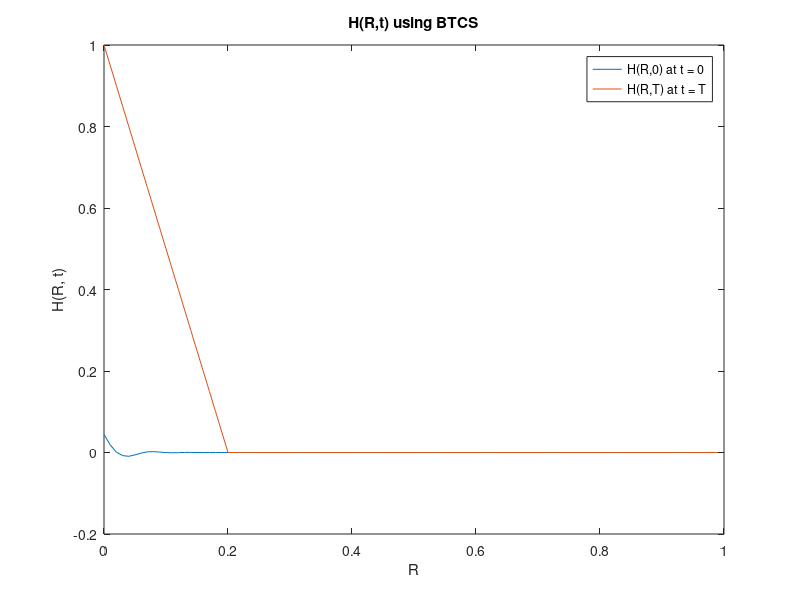
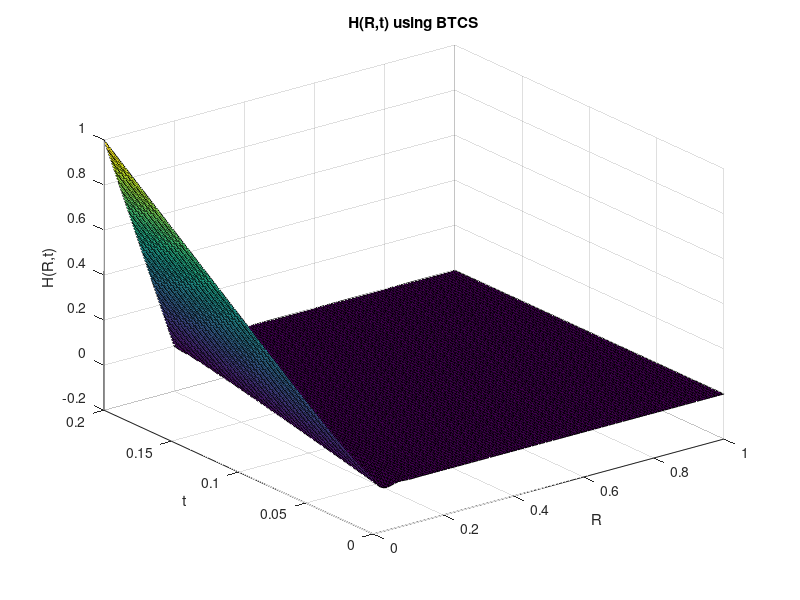
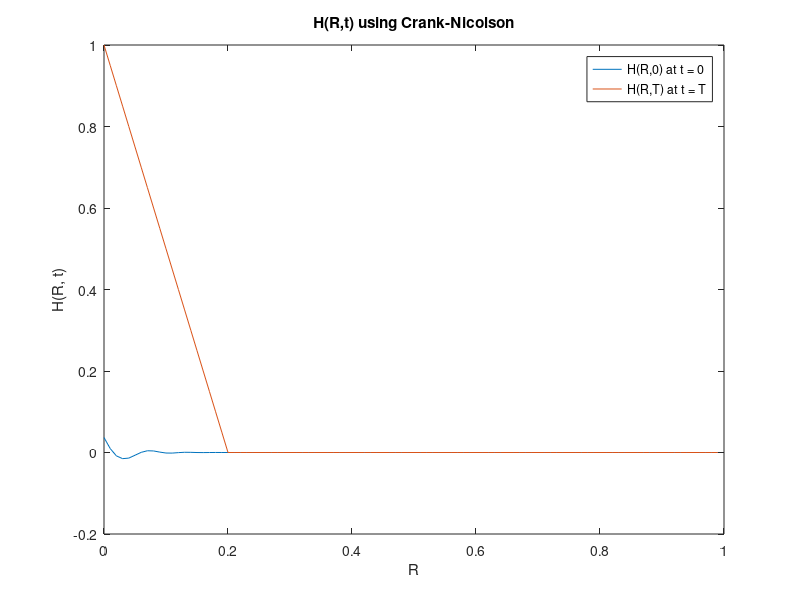
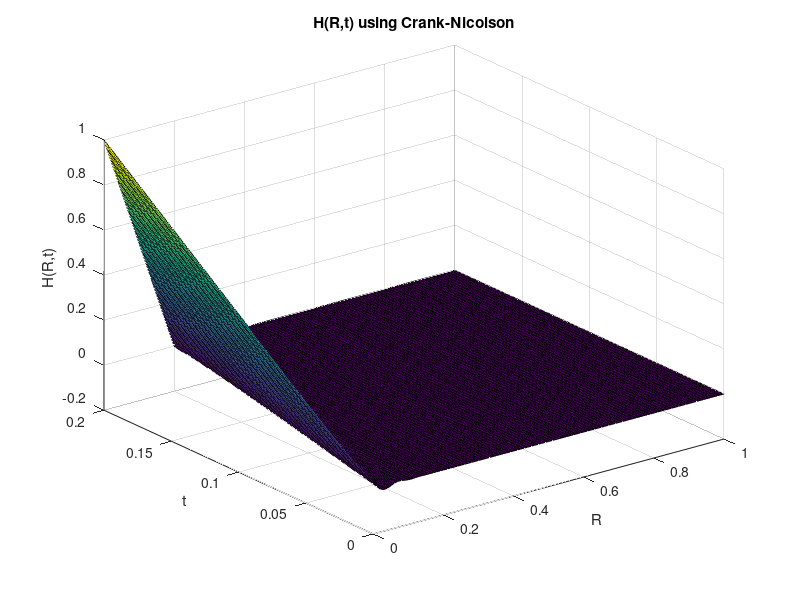

The MATLAB source for these figures, in order:
function q1
	close all; clear; im_num = 1;
	% Terminal Condition flag
	isTerminal = true;

	T = 0.2;
	K = 100;
	r = 0.05;
	sig = 0.25;

	% Boundary
	R_min = 0;
	R_max = 1;

	h = 0.01;
	k = 0.001;
	m = (R_max - R_min)/h;
	n = ceil(T/k);

	R = R_min:h:R_max;
	Time = 0:k:T;
	indices = (0 <= R) & (R < 1);

	H = BTCS(T, K, r, sig, R, Time, h, k, isTerminal);
	figure; plot(R(indices), H(1, indices)); hold on; plot(R(indices), H(end, indices)); hold off;
	legend('H(R,0) at t = 0', 'H(R,T) at t = T'); xlabel('R'); ylabel('H(R, t)'); title('H(R,t) using BTCS');
	saveas(gcf, sprintf('plots/q1_%d.png', im_num)); im_num = im_num + 1;
	figure; surf(R, Time, H); xlabel('R'); ylabel('t'); zlabel('H(R,t)'); title('H(R,t) using BTCS');
	saveas(gcf, sprintf('plots/q1_%d.png', im_num)); im_num = im_num + 1;

	H = Crank(T, K, r, sig, R, Time, h, k, isTerminal);
	figure; plot(R(indices), H(1, indices)); hold on; plot(R(indices), H(end, indices)); hold off;
	legend('H(R,0) at t = 0', 'H(R,T) at t = T'); xlabel('R'); ylabel('H(R, t)'); title('H(R,t) using Crank-Nicolson');
	saveas(gcf, sprintf('plots/q1_%d.png', im_num)); im_num = im_num + 1;
	figure; surf(R, Time, H); xlabel('R'); ylabel('t'); zlabel('H(R,t)'); title('H(R,t) using Crank-Nicolson');
	saveas(gcf, sprintf('plots/q1_%d.png', im_num)); im_num = im_num + 1;
end

function [y] = f(R, T)
	temp1 = zeros(size(R));
	temp2 = 1 - R./T;
	y = max([temp1; temp2]);
end

function [y] = fa(sig, R)
	y = sig.^2 .* R.^2 / 2;
end

function [y] = fb(r, R);
	y = 1 - r*R;
end

function [y] = fc(r)
	y = 0;
end

function [U] = BTCS(T, K, r, sig, R, Tau, h, k, isTerminal)
	fprintf('\nRunning BTCS\n');
	m = length(R);
	n = length(Tau);
	U = zeros(n, m);

	if isTerminal
		k = -k;
	end

	% Initial Condition
	U(1, 1:end) = f(R, T);

	for i = 2:n
		A = zeros(m, m);
		b = zeros(m, 1);

		aa = fa(sig, R);
		bb = fb(r, R);
		cc = fc(r);

		A(1:m+1:end) = 1 - 2*aa*k/h^2 + cc*k;
		A(2:m+1:end) = aa(2:m)*k/h^2 - bb(2:m)*k/(2*h);
		A(m+1:m+1:end) = aa(1:m-1)*k/h^2 + bb(1:m-1)*k/(2*h);

		A(1,1) = 1 - (3*k)/(2*h);
		A(1,2) = (4*k)/(2*h);
		A(1,3) = (-k)/(2*h);
		% A(1,1) = 1 - k/h;
		% A(1,2) = k/h;
		A(m,m) = 1;
		A(m,m-1) = 0;

		b(2:m-1) = U(i-1,2:m-1);
		b(1) = U(i-1,1);
		b(end) = 0;

		U(i,:) = (A\b)';
	end

	if isTerminal
		U = flipud(U);
	end
end

function [U] = Crank(T, K, r, sig, R, Tau, h, k, isTerminal)
	fprintf('\nRunning Crank Nicolson\n');
	m = length(R);
	n = length(Tau);
	U = zeros(n, m);

	if isTerminal
		k = -k;
	end

	% Initial Condition
	U(1, 1:end) = f(R, T);

	for i = 2:n
		A = zeros(m, m);
		b = zeros(m, 1);

		aa = fa(sig, R);
		bb = fb(r, R);
		cc = fc(r);

		A(1:m+1:end) = 2 - 2*aa*k/h^2 + cc*k;
		A(2:m+1:end) = aa(2:m)*k/h^2 - bb(2:m)*k/(2*h);
		A(m+1:m+1:end) = aa(1:m-1)*k/h^2 + bb(1:m-1)*k/(2*h);

		A(1,1) = 1 - (3*k)/(2*h);
		A(1,2) = (4*k)/(2*h);
		A(1,3) = (-k)/(2*h);
		% A(1,1) = 1 - k/h;
		% A(1,2) = k/h;
		A(m,m) = 1;
		A(m,m-1) = 0;

		b(2:m-1) = (-aa(2:m-1)*k/h^2 + bb(2:m-1)*k/(2*h)) .* U(i-1,1:m-2) ...
					+ (2 + 2*aa(2:m-1)*k/h^2 - cc*k) .* U(i-1,2:m-1) ...
					+ (-aa(2:m-1)*k/h^2 - bb(2:m-1)*k/(2*h)) .* U(i-1,3:m);
		b(1) = U(i-1,1);
		b(end) = 0;

		U(i,:) = (A\b)';
	end

	if isTerminal
		U = flipud(U);
	end
end